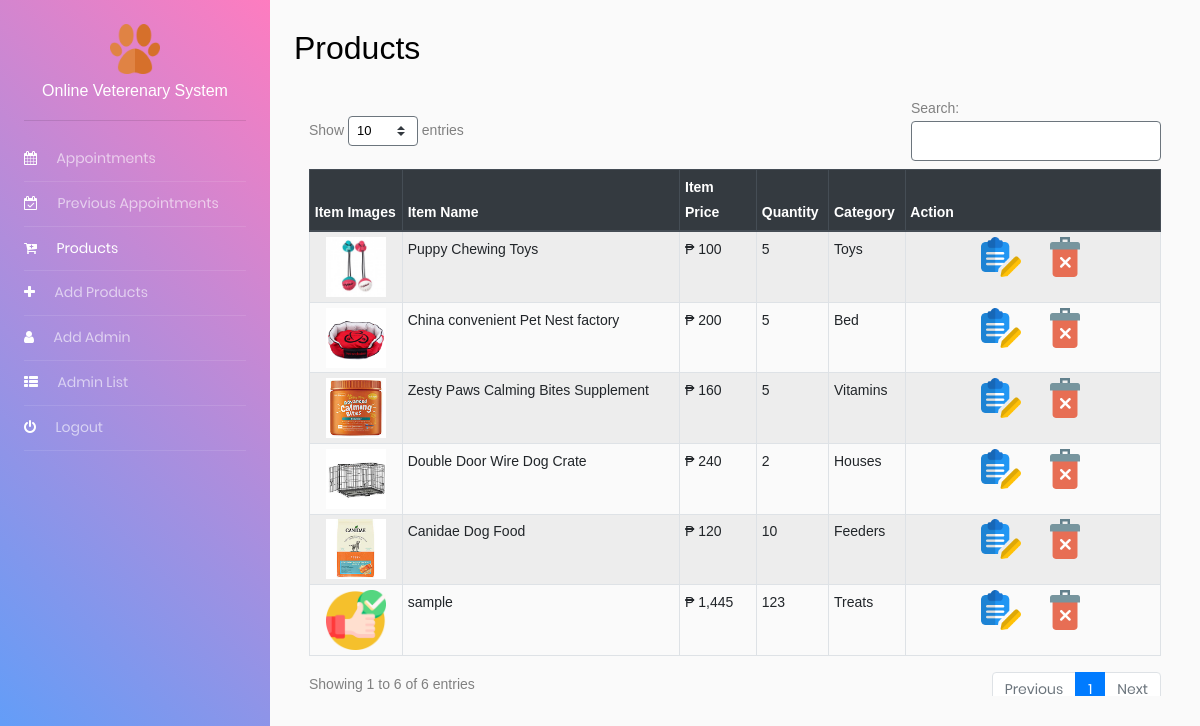
/pages/products.php (signed in), run on the app's committed database.
### tables this page shows
CREATE TABLE `products` (
  `id` int(11) NOT NULL,
  `items_name` varchar(60) NOT NULL,
  `item_location` varchar(50) NOT NULL,
  `item_price` int(50) NOT NULL,
  `quantity` int(11) NOT NULL,
  `category` varchar(50) NOT NULL
);

### pages/products.php (the view, shortened to what this page needs)
<?php
include "../php/conn.php";
?>
<!DOCTYPE html>
<html lang="en">
<head>
    <?php include_once("../components/bootstrapsLocations.php"); ?>
    <link rel="stylesheet" href="../css/table.css">
</head>
<body>
    <div class="container-fluid d-flex align-items-stretch" style="padding: 0;">
        <?php include_once("../components/adminNav.php"); ?>
        <div class="wrap" style="width: 100%;">
            <div id="content" class="p-4 p-md-4 pt-5">
                <h2 class="mb-4">Products</h2>
                <?php
                $query = mysqli_query($con, "SELECT * FROM products ORDER BY id ASC");
                ?>
                <div class="container-fluid" style="height: 600px;overflow-y: scroll;">
                    <div class="table-responsive-sm">
                        <table class="table table-sm table-striped table-hover table-responsive-sm table-bordered" id="product_table">
                            <thead class="thead-dark">
                                <tr>
                                    <th scope="col">Item Images</th>
                                    <th scope="col">Item Name</th>
                                    <th scope="col">Item Price</th>
                                    <th scope="col">Quantity</th>
                                    <th scope="col">Category</th>
                                    <th scope="col" style="width: 250px;">Action</th>
                                </tr>
                            </thead>
                            <tbody>
                                <?php
                                while ($product = mysqli_fetch_object($query)) :
                                ?>
                                    <tr>
                                        <td style="text-align: center;"><img src="../product_images/<?php echo $product->item_location ?>" alt="" style="width: 60px;"></td>
                                        <td><?php echo $product->items_name ?></td>
                                        <td>&#8369; <?php echo number_format($product->item_price) ?></td>
                                        <td><?php echo $product->quantity ?></td>
                                        <td><?php echo $product->category ?></td>
                                        <td scope="row">
                                            <div class="actions" style="text-align: center;">
                                                <a href="edit-products.php?id=<?php echo $product->id ?>">
                                                    <img src="../images/edit.png" alt="edit" style="width: 40px; margin-right:10px">
                                                </a>
                                                <a href="../php/delete-products.php?id=<?php echo $product->id ?>">
                                                    <img src="../images/delete.png" alt="delete" style="width: 40px; margin-left:10px">
                                                </a>
                                            </div>
                                        </td>
                                    </tr>
                                <?php endwhile; ?>
                            </tbody>
                        </table>
                    </div>
                </div>
            </div>
        </div>
    </div>
</body>
</html>

### components/bootstrapsLocations.php (shortened to what this page needs)
<link rel="stylesheet" type="text/css" href="../vendor/bootstrap/css/bootstrap.min.css">
<link rel="stylesheet" type="text/css" href="../fonts/font-awesome-4.7.0/css/font-awesome.min.css">
<link rel="stylesheet" type="text/css" href="../fonts/iconic/css/material-design-iconic-font.min.css">
<link rel="stylesheet" type="text/css" href="../vendor/animate/animate.css">
<link rel="stylesheet" type="text/css" href="../vendor/css-hamburgers/hamburgers.min.css">
<link rel="stylesheet" type="text/css" href="../vendor/animsition/css/animsition.min.css">
<link rel="stylesheet" type="text/css" href="../vendor/select2/select2.min.css">
<link rel="stylesheet" type="text/css" href="../vendor/daterangepicker/daterangepicker.css">
<link rel="stylesheet" type="text/css" href="../css/util.css">
<link rel="stylesheet" type="text/css" href="../css/main.css">
<link rel="stylesheet" type="text/css" href="../css/style.css">

### components/adminNav.php
<nav id="sidebar" class="img">
    <div class="p-4">
        <div class="" style="text-align: center;">
            <img src="../images/icons/footprint.png" style="width: 50px;">
            <h5 class="logo text-white">
                <small>Online Veterenary System</small>
            </h5>
        </div>
        <hr class="text-white">
        <ul class="list-unstyled components mb-5">
            <?php
            $splitedLink = explode("/", $_SERVER['REQUEST_URI']);
            $currLink = $splitedLink[count($splitedLink) - 1];
            $links = array(
                "admin.php" => "Appointments",
                "prev-appointment.php" => "Previous Appointments",
                "products.php" => "Products",
                "add-products.php" => "Add Products",
                "add-admin.php" => "Add Admin",
                "admin-list.php" => "Admin List"
            );
            $icons = array(
                "fa-calendar",
                "fa-calendar-check-o",
                "fa-cart-plus",
                "fa-plus",
                "fa-user",
                "fa-th-list"
            );
            $counter = 0;
            foreach ($links as $link => $title) :
                if ($link == $currLink) :
            ?>
                    <li class="active">
                        <a href="<?php echo $link ?>"><span class="fa <?php echo $icons[$counter] ?> mr-3"></span> <?php echo $title ?></a>
                    </li>
                <?php else : ?>
                    <li>
                        <a href="<?php echo $link ?>"><span class="fa <?php echo $icons[$counter] ?> mr-3"></span> <?php echo $title ?></a>
                    </li>
            <?php
                endif;
                $counter++;
            endforeach;
            ?>
            <li>
                <a href="../php/logout.php"><span class="fa fa-power-off mr-3"></span> Logout</a>
            </li>
        </ul>
    </div>
</nav>

### css/main.css (style rules this page uses)
* { margin: 0px; padding: 0px; box-sizing: border-box; }
body, html { height: 100%; font-family: Poppins-Regular, sans-serif; }
a { font-family: Poppins-Regular; font-size: 14px; line-height: 1.7; color: #666666; margin: 0px; transition: all 0.4s; -webkit-transition: all 0.4s; -o-transition: all 0.4s; -moz-transition: all 0.4s; }
h1,h2,h3,h4,h5,h6 { margin: 0px; }
ul, li { margin: 0px; list-style-type: none; }

### data on the page
products: item_location (picture), items_name "Puppy Chewing Toys", item_price "100", quantity "5", category "Toys"
products: item_location (picture), items_name "China convenient Pet Nest factory", item_price "200", quantity "5", category "Bed"
products: item_location (picture), items_name "Zesty Paws Calming Bites Supplement", item_price "160", quantity "5", category "Vitamins"
products: item_location (picture), items_name "Double Door Wire Dog Crate", item_price "240", quantity "2", category "Houses"
products: item_location (picture), items_name "Canidae Dog Food", item_price "120", quantity "10", category "Feeders"
products: item_location (picture), items_name "sample", item_price "1,445", quantity "123", category "Treats"

### other printed values
$title "Appointments"
$title "Previous Appointments"
$title "Products"
$title "Add Products"
$title "Add Admin"
$title "Admin List"
